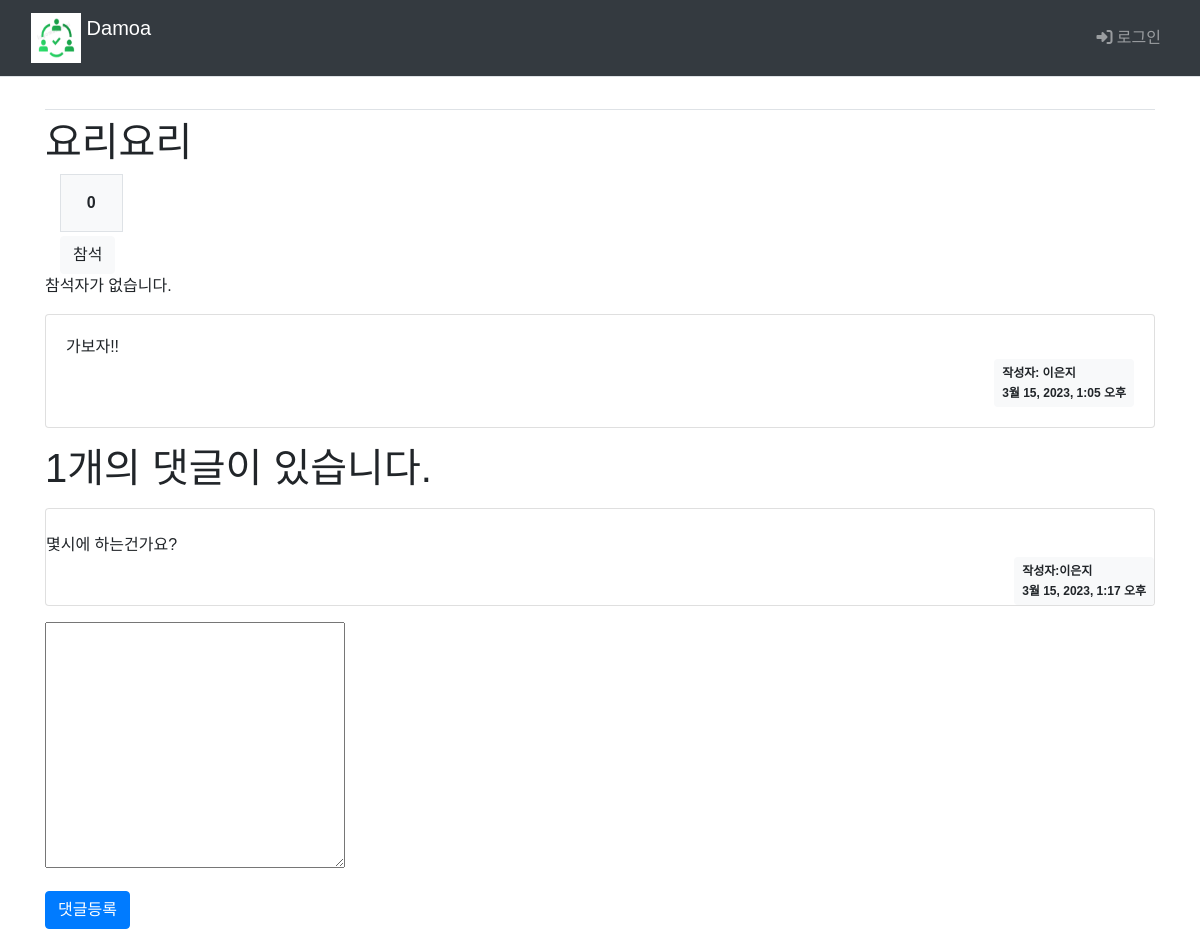
The page /main/board_list/302/ on the database as committed earlier.
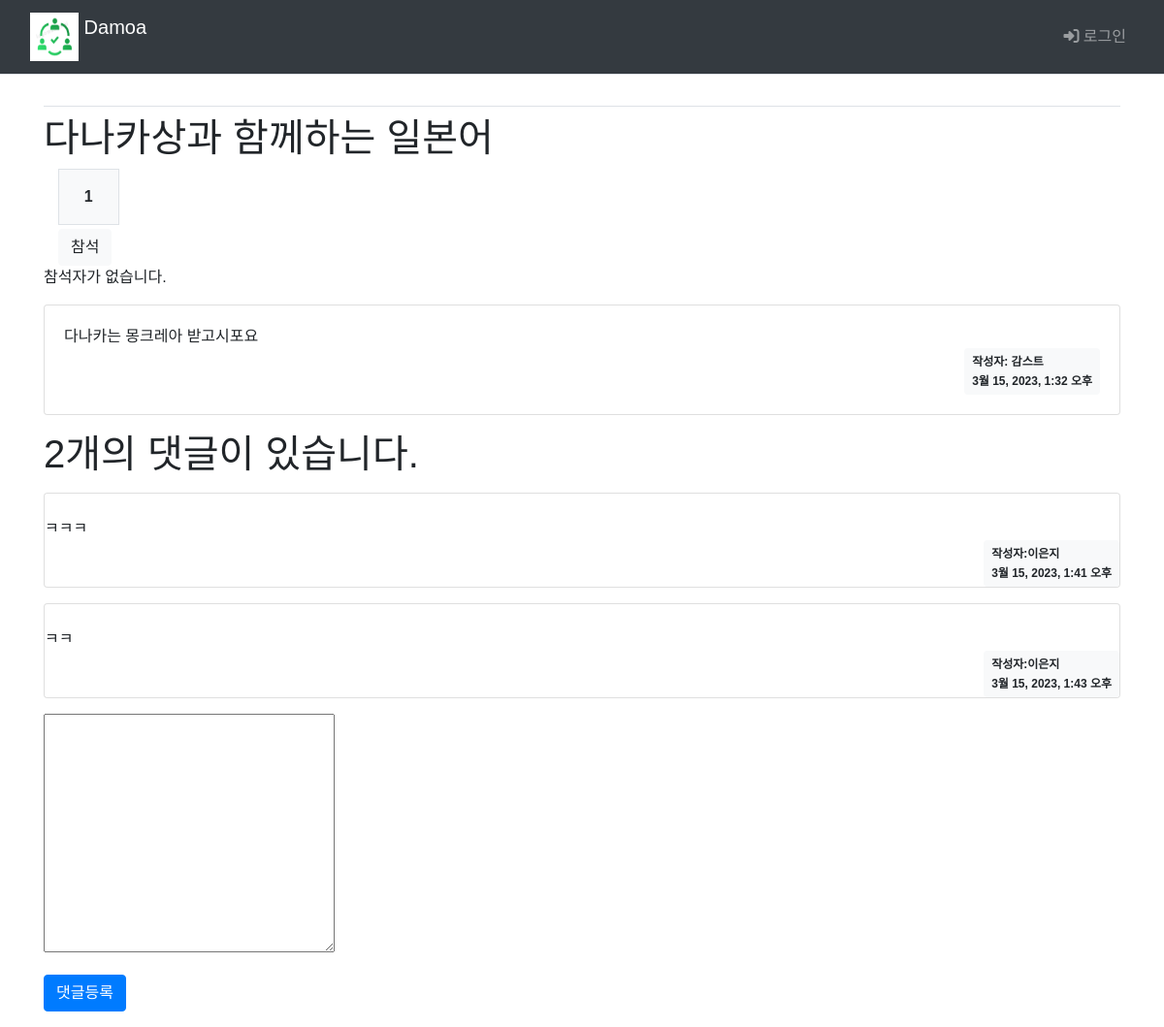
The same page on the database as committed later.
### main/models.py (models this page shows, shortened)
class Board(models.Model):
    club = models.ForeignKey(Club, on_delete=models.CASCADE)
    author = models.ForeignKey(settings.AUTH_USER_MODEL, on_delete=models.CASCADE, default=1, null=True, related_name='author_board')
    subject = models.CharField('제목', max_length = 200,
                               help_text='게시글의 제목을 한 줄로 작성하세요.')
    content = models.TextField('내용', help_text='내용을 상세히 작성하세요.')
    create_date = models.DateTimeField('생성일')
    modify_date = models.DateTimeField(null=True, blank=True)
    voter=models.ManyToManyField(settings.AUTH_USER_MODEL, related_name='voter_board')

class Reply(models.Model):
    board = models.ForeignKey(Board, on_delete=models.CASCADE)
    author = models.ForeignKey(settings.AUTH_USER_MODEL, on_delete=models.CASCADE, default=1, null=True)
    content = models.TextField()
    create_date = models.DateTimeField('생성일')
    modify_date = models.DateTimeField(null=True, blank=True)

### common/models.py (models this page shows)
class CustomUser(AbstractBaseUser, PermissionsMixin) :
    email = models.EmailField(blank=True, unique=True, default='')
    username = models.CharField(max_length = 15, unique=True)
    name = models.CharField(max_length=15)
    age = models.IntegerField()
    ad = models.CharField(max_length=50)
    is_active = models.BooleanField(default=True)
    is_superuser = models.BooleanField(default=True)
    is_staff = models.BooleanField(default=True)
    date_joined = models.DateTimeField(default=timezone.now)
    last_login = models.DateTimeField(blank=True, null=True)
    objects = CustomUserManager()
    USERNAME_FIELD = 'username'
    REQUIRED_FIELD = ['name']
    class Meta :
        ordering = ['-date_joined']
        verbose_name = 'User'
        verbose_name_plural = 'User'

### main/views.py (the view)
# urls.py: path('main/board_list/<int:board_id>/', views.detail, name='detail'),
def detail(request, board_id):
    board=get_object_or_404(Board, pk=board_id)
    context={'board':board}
    return render(request, 'main/board_detail.html',context)

### templates/main/board_detail.html (shortened to what this page needs)
{% extends 'base.html' %}
{% load static %}
{% block content %}
  <div class="container my-3">
    <h2 class="border-bottom py-2">
      <h1>{{board.subject}}</h1>
    </h2>
    <div class="col-1">
      <div class="bg-light  text-center p-3 border font-weight-bolder mb-1">{{board.voter.count}}</div>
      <a href="#" data-uri="{%url 'main:vote_board' board.id %}" class="recommend btn btn-light">참석</a>
    </div>
    {%if vote_board %}
      {%for voter in vote_board %}
        <h2>참석자:{{board.voter}}</h2>
      {% endfor %}
    {% else %}
      참석자가 없습니다.
    {% endif %}
    <div class="card my-3">
      <div class="card-body">
        <div class="cartd-text" style="white-space:pre-line;">{{board.content}}</div>
        <div class="d-flex justify-content-end">
          <div class="badge badge-light p-2 text-left">
            <div class="mb-2">작성자:
              {{board.author.name}}</div>
            <div>{{ board.create_date }}</div>
          </div>
        </div>
      </div>
    </div>
    <h1>{{board.reply_set.count}}개의 댓글이 있습니다.</h1>
    {% for reply in board.reply_set.all %}
      <div class="card my-3">
        <div class="card-text" style="white-space: pre-line;">
          {{reply.content}}
        </div>
        <div class="d-flex justify-content-end">
          <div class="badge badge-light p-2 text-left">
            <div class="mb-2">작성자:{{ reply.author.name }}</div>
            <div>{{ reply.create_date }}</div>
          </div>
        </div>
      </div>
    {% endfor %}
    <form action="{%url 'main:reply_create' board.id%}" method="post">
      <div class="form-group">
        <textarea name="content" id="content" cols="30" rows="10"></textarea>
      </div>
      <input type="submit" value="댓글등록" class="btn btn-primary">
    </form>
  </div>
{% endblock %}

Rows that differ between the two databases and show on the page:
removed Reply: content "몇시에 하는건가요?", author.name "이은지", create_date "3월 15, 2023, 1:17 오후"
changed Board: subject "요리요리" → "다나카상과 함께하는 일본어"; voter.count "0" → "1"; content "가보자!!" → "다나카는 몽크레아 받고시포요"; author.name "이은지" → "감스트"; create_date "3월 15, 2023, 1:05 오후" → "3월 15, 2023, 1:32 오후"; reply_set.count "1" → "2"
added Reply: content "ㅋㅋㅋ", author.name "이은지", create_date "3월 15, 2023, 1:41 오후"
now on this page (row edited): Reply: content "ㅋㅋ", author.name "이은지", create_date "3월 15, 2023, 1:43 오후"
